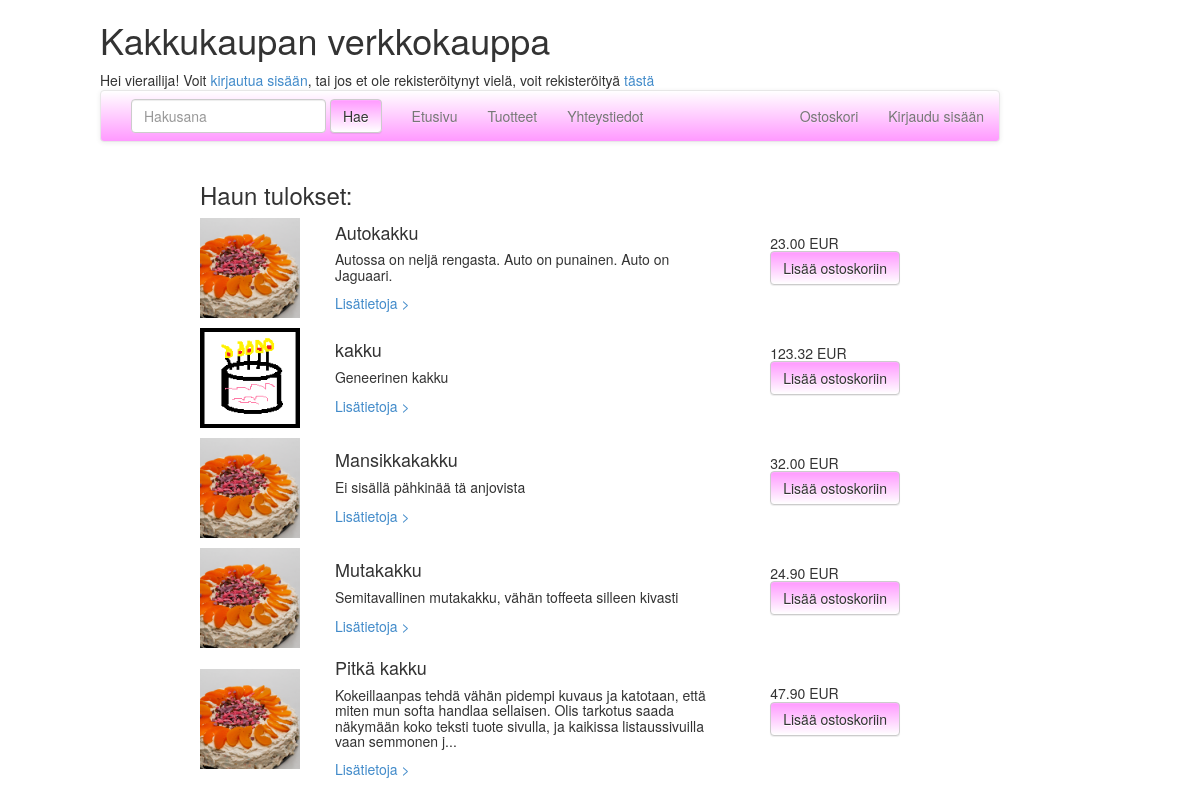
The page /lista.php on the database its author committed.
### tables this page shows
CREATE TABLE Tuote
(
tuoteId INTEGER NOT NULL AUTO_INCREMENT,
tuoteryhmaId INTEGER,
nimi varchar(80) NOT NULL,
hinta DECIMAL(10,2) NOT NULL,
kuvaus varchar(3000),
kuva varchar(20),
PRIMARY KEY (tuoteId),
FOREIGN KEY (tuoteryhmaId) REFERENCES Tuoteryhma(tuoteryhmaId)
);

### libs/common.php (called while the page is built, shortened)
<?php
include_once 'libs/models/Tuote.php';
function naytaNakyma($sivu, $data = array()) {
    $data = (object) $data;
    require 'views/pohja.php';
    exit();
}
function onKirjautunut() {
    return false;
}

### libs/models/Tuote.php (called while the page is built, shortened)
<?php
require_once 'libs/tietokanta.php';
class Tuote {
    private $tuoteId;
    private $nimi;
    private $hinta;
    private $kuvaus;
    private $kuva;
    public static function hae() {
        $hakusana = func_get_arg(0);
        $montako = func_get_arg(1);
        $sivu = (func_get_arg(2) - 1) * $montako;
        $hakuparametri = "%$hakusana%";
        if ($hakusana == null) {
            $sql = "SELECT * from Tuote ORDER BY nimi LIMIT $sivu, $montako";
        } else {
            $sql = "SELECT * FROM Tuote WHERE nimi LIKE ? OR kuvaus LIKE ? ORDER BY nimi LIMIT $sivu, $montako";
        }
        $kysely = getTietokantayhteys()->prepare($sql);
        $kysely->execute(array($hakuparametri, $hakuparametri));
        $tulokset = array();
        foreach ($kysely->fetchAll(PDO::FETCH_OBJ) as $tulos) {
            $tulokset[] = Tuote::tuloksenKasittely($tulos);
        }
        return $tulokset;
    }
    public static function tuloksenKasittely($tulos) {
        if ($tulos == null) {
            return null;
        } else {
            $tuote = new Tuote();
            $tuote->setTuoteId($tulos->tuoteId);
            $tuote->setTuoteryhmaId($tulos->tuoteryhmaId);
            $tuote->setNimi($tulos->nimi);
            $tuote->setHinta($tulos->hinta);
            $tuote->setKuvaus($tulos->kuvaus);
            $tuote->setKuva($tulos->kuva);
            return $tuote;
        }
    }
    public function getTuoteId() {
        return $this->tuoteId;
    }
    public function getNimi() {
        return $this->nimi;
    }
    public function getHinta() {
        return $this->hinta;
    }
    public function getKuvaus() {
        return $this->kuvaus;
    }
    public function getKuva() {
        return $this->kuva;
    }
    public function setKuva($kuva) {
        $this->kuva = $kuva;
    }
    public function setTuoteId($tuoteId) {
        $this->tuoteId = $tuoteId;
    }
    public function setNimi($nimi) {
        $this->nimi = $nimi;
    }
    public function setHinta($hinta) {
        $this->hinta = $hinta;
    }
    public function setKuvaus($kuvaus) {
        $this->kuvaus = $kuvaus;
    }
}

### libs/tietokanta.php (called while the page is built)
<?php
function getTietokantayhteys() {
  static $yhteys = null;
  if ($yhteys === null) {
    $yhteys = new PDO('mysql:unix_socket=/home/samkorho/mysql/socket;dbname=kakkukauppa', 'root', 'root');
    $yhteys->setAttribute(PDO::ATTR_ERRMODE, PDO::ERRMODE_EXCEPTION);
  }
  return $yhteys;
}

### views/lista.php (the view, shortened to what this page needs)
<h3><?php
    if (isset($data->etusivulta)) {
        echo "Suosituimmat tuotteet:";
    } else {
        echo "Haun tulokset:";
    }
    ?>
</h3>
<table>
    <tbody>
<?php foreach ($data->tuotteet as $tuote): ?>
            <tr>
                <td>
                    <a class="pull-left" href="tuote.php?id=<?php echo $tuote->getTuoteId(); ?>">
                        <img width="100px" height="100px" class="media-object" src="<?php echo "imgs/", $tuote->getKuva(); ?>" onerror="this.src='imgs/kakku.jpg'">
                    </a>
                </td>
                <td>
                    <h4 class="media-heading"><?php echo $tuote->getNimi(); ?></h4>
                    <h5><?php
                        $kuvaus = $tuote->getKuvaus();
                        if (strlen($kuvaus) > 200) {
                            $kuvaus = substr($kuvaus, 0, 200);
                            $kuvaus = "$kuvaus...";
                        }
                        echo $kuvaus;
                        ?> </h5>
                    <a href="tuote.php?id=<?php echo $tuote->getTuoteId(); ?>">Lisätietoja > </a>
                </td>
                <td>
                    <h5 class="pull-right"> <?php echo $tuote->getHinta(); ?> EUR <br>
                        <form class="form-horizontal" role="form" action="ostoskori.php" method="POST">
                            <div class="form-group">
                                <div class="col-md-5">
                                    <button type="submit" class="btn btn-default">Lisää ostoskoriin</button>
                                </div>
                            </div>
                        </form>
                    </h5>
                </td>
            </tr>
            <tr style="height:10px"></tr>
<?php endforeach; ?>
    </tbody>
</table>

### lista.php (shortened to what this page needs)
<?php
require_once 'libs/common.php';
$sivu = 1;
$montako = 5;
if (isset($_GET['tuoteryhma'])) {
    $tuoteryhma = $_GET['tuoteryhma'];
    $tuotteet = Tuote::haeTuoteryhmanTuotteet($tuoteryhma, $montako, $sivu);
    $tuotteita = Tuote::tuoteryhmassaTuotteita($tuoteryhma);
    $sivuja = ceil($tuotteita / $montako);
    naytaNakyma("lista.php", array('tuotteet' => $tuotteet, 'tuoteryhma' => Tuoteryhma::haeTuoteryhmaNimi($tuoteryhma), 'sivu' => $sivu, 'montako' => $montako, 'tuotteita' => $tuotteita, 'sivuja' => $sivuja));
} else {
    $hakusana = null;
    $tuotteet = Tuote::hae($hakusana, $montako, $sivu);
    $tuotteita = Tuote::hakutuloksia($hakusana);
    $sivuja = ceil($tuotteita / $montako);
    naytaNakyma("lista.php", array('tuotteet' => $tuotteet, 'hakusana' => $hakusana, 'sivu' => $sivu, 'montako' => $montako, 'tuotteita' => $tuotteita, 'sivuja' => $sivuja));
}

### views/pohja.php (shortened to what this page needs)
<!DOCTYPE html>
<html>
    <head>
        <link href="css/bootstrap.css" rel="stylesheet">
        <link href="css/bootstrap-theme.css" rel="stylesheet">
        <link href="css/main.css" rel="stylesheet">
    </head>
    <body>
        <table style="width:1000px">
            <tr>
                <td style="width:100px"></td>
                <td>
                    <h1>Kakkukaupan verkkokauppa</h1>
                    <?php
                    if (onKirjautunut()) {
                        $kayttaja = haeKayttaja();
                        echo 'Hei <a href="omaSivu.php">', $kayttaja->getEtunimi(), '! </a>';
                        if (Kayttaja::onTyontekija($kayttaja)) {
                            echo "Olet kirjautunut sisään työntekijänä. Käyttäjätyyppisi on ", $kayttaja->getKayttajatyyppi();
                        } else {
                            echo 'Olet kirjautunut sisään sähköpostilla ', $kayttaja->getSahkoposti(), "<br>";
                        }
                    } else {
                        echo 'Hei vierailija! Voit <a href="login.php">kirjautua sisään</a>, tai jos et ole rekisteröitynyt vielä, voit rekisteröityä <a href="register.php">tästä</a> <br>';
                    }
                    ?>
                    <nav class="navbar navbar-default" role="navigation">
                        <div class="container-fluid">
                            <form class="navbar-form navbar-left" role="search" action="lista.php" method="GET">
                                <div class="form-group">
                                    <input type="text" name ="hakusana" class="form-control" placeholder="Hakusana">
                                </div>
                                <button type="submit" class="btn btn-default">Hae</button>
                            </form>
                            <ul class="nav navbar-nav">
                                <li <?php
                                if ($sivu == 'index.php') {
                                    echo 'class="active"';
                                }
                                ?>><a href="index.php">Etusivu</a></li>
                                <li <?php
                                if ($sivu == 'tuotteet.php') {
                                    echo 'class="active"';
                                }
                                ?>><a href="tuotteet.php">Tuotteet</a></li>
                                <li <?php
                                if ($sivu == 'yhteystiedot.php') {
                                    echo 'class="active"';
                                }
                                ?>><a href="yhteystiedot.php">Yhteystiedot</a></li>
                            </ul>
                            <ul class="nav navbar-nav navbar-right">
                                <li <?php
                                if ($sivu == 'ostoskori.php') {
                                    echo 'class="active"';
                                }
                                ?>><a href="ostoskori.php">Ostoskori</a></li>
                                <li <?php
                                if ($sivu == 'login.php') {
                                    echo 'class="active"';
                                }
                                ?>>
                                    <a href="login.php"><?php
                                        if (onKirjautunut()) {
                                            echo "Kirjaudu ulos";
                                        } else {
                                            echo "Kirjaudu sisään";
                                        }
                                        ?></a>
                                </li>
                            </ul>
                        </div>
                    </nav>
                </td>
            </tr>
        </table>
        <table style="width:900px">
            <tr>
                <td style="width:200px"></td>
                <td>
                    <?php
                    require 'views/' . $sivu;
                    ?>
                </td>
            </tr>
        </table>
    </body>
</html>

### rows shown on the page
tuote: nimi "Autokakku", kuvaus "Autossa on neljä rengasta. Auto on punainen. Auto on Jaguaari.", hinta "23.00"
tuote: kuva (picture), nimi "kakku", kuvaus "Geneerinen kakku", hinta "123.32"
tuote: nimi "Mansikkakakku", kuvaus "Ei sisällä pähkinää tä anjovista", hinta "32.00"
tuote: nimi "Mutakakku", kuvaus "Semitavallinen mutakakku, vähän toffeeta silleen kivasti", hinta "24.90"
tuote: nimi "Pitkä kakku", kuvaus "Kokeillaanpas tehdä vähän pidempi kuvaus ja katotaan, että miten mun softa handlaa sellaisen. Olis tarkotus saada näkymään koko teksti tuote sivulla, ja kaikissa listaussivuilla vaan semmonen j...", hinta "47.90"
